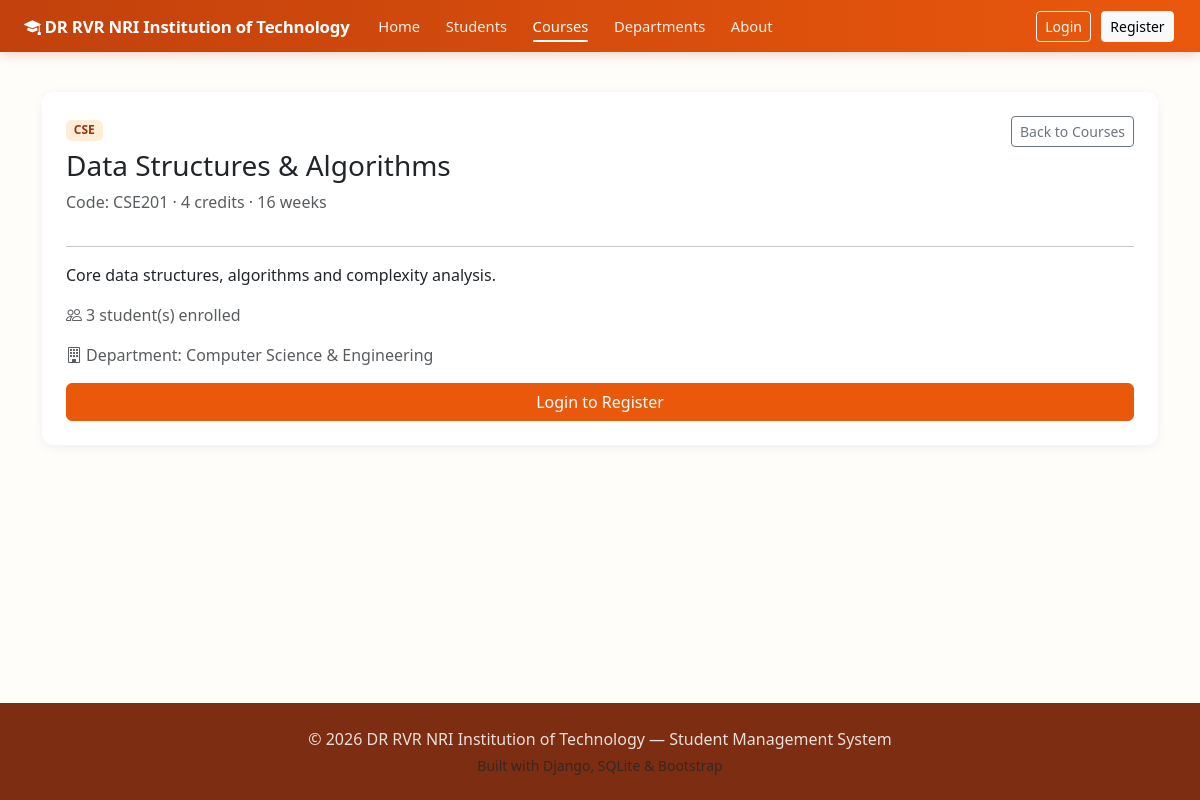
The page /courses/1/ on the database its author committed.
### core/models.py (models this page shows, shortened)
class Course(models.Model):
    name = models.CharField(max_length=150)
    code = models.CharField(max_length=20, unique=True)
    credits = models.IntegerField(default=3)
    duration_weeks = models.IntegerField(default=16)
    description = models.TextField(blank=True, null=True)
    department = models.ForeignKey(Department, on_delete=models.CASCADE, related_name='courses')
    class Meta:
        ordering = ['name']
    @property
    def enrolled_count(self):
        return self.registrations.count()

class Department(models.Model):
    name = models.CharField(max_length=120, unique=True)
    code = models.CharField(max_length=20, unique=True)
    head_of_department = models.CharField(max_length=120, blank=True, null=True)
    description = models.TextField(blank=True, null=True)
    class Meta:
        ordering = ['name']

### core/views.py (the view, shortened to what this page needs)
# urls.py: path('courses/<int:course_id>/', views.course_detail, name='course_detail'),
def course_detail(request, course_id):
    course = get_object_or_404(Course, id=course_id)
    is_registered = False
    return render(request, 'course_detail.html', {'course': course, 'is_registered': is_registered})

### templates/course_detail.html (shortened to what this page needs)
{% extends 'base.html' %}
{% block content %}
<div class="card p-4">
    <div class="d-flex justify-content-between align-items-start">
        <div>
            <span class="badge badge-dept mb-2">{{ course.department.code }}</span>
            <h3>{{ course.name }}</h3>
            <p class="text-muted">Code: {{ course.code }} &middot; {{ course.credits }} credits &middot; {{ course.duration_weeks }} weeks</p>
        </div>
        <a href="{% url 'courses' %}" class="btn btn-outline-secondary btn-sm">Back to Courses</a>
    </div>
    <hr>
    <p>{{ course.description|default:'No description provided for this course.' }}</p>
    <p class="text-muted"><i class="bi bi-people me-1"></i>{{ course.enrolled_count }} student(s) enrolled</p>
    <p class="text-muted"><i class="bi bi-building me-1"></i>Department: {{ course.department.name }}</p>
    {% if request.user.is_authenticated %}
        {% if request.user.student_profile %}
            {% if is_registered %}
            <form action="{% url 'unregister_course' course.id %}" method="POST">
                {% csrf_token %}
                <button type="submit" class="btn btn-outline-danger">
                    <i class="bi bi-x-circle me-1"></i>Unregister from this Course
                </button>
            </form>
            {% else %}
            <form action="{% url 'register_course' course.id %}" method="POST">
                {% csrf_token %}
                <button type="submit" class="btn btn-primary">
                    <i class="bi bi-check-circle me-1"></i>Register for this Course
                </button>
            </form>
            {% endif %}
        {% else %}
            <p class="text-muted">Your account has no linked student profile, so you can't register directly. Contact an administrator.</p>
        {% endif %}
    {% else %}
        <a href="{% url 'login' %}?next={{ request.path }}" class="btn btn-primary">Login to Register</a>
    {% endif %}
</div>
{% endblock %}

### static/css/style.css (style rules this page uses)
:root { --primary: #ea580c; --primary-dark: #9a3412; --primary-darker: #7c2d12; --accent: #f97316; --accent-light: #ffedd5; --accent-hover: #c2410c; --bg-soft: #fffdfa; }
body { background-color: var(--bg-soft); display: flex; flex-direction: column; min-height: 100vh; font-family: 'Segoe UI', Roboto, -apple-system, sans-serif; }
a { color: var(--primary); text-decoration: none; }
.card { border: none; border-radius: 0.75rem; box-shadow: 0 2px 12px rgba(0,0,0,0.06); }
.badge-dept { background-color: var(--accent-light); color: var(--primary-dark); font-weight: 600; }
.btn-primary { background-color: var(--primary); border-color: var(--primary); color: #fff; }

### rows shown on the page
Course: department.code "CSE", name "Data Structures & Algorithms", code "CSE201", credits "4", duration_weeks "16", description "Core data structures, algorithms and complexity analysis.", enrolled_count "3", department.name "Computer Science & Engineering"
